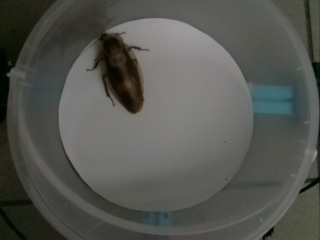
#> input picture screen-roach.png, 320 x 240 px, given in place of the camera
$ python roach_follow.py   (Python 2 division)
#> lines starting #> are read from the running program, lines starting #| are printed output that depends on the picture; after the words box and inside, x2 and y2 are one past the last pixel; in counts of white or black regions, pixels touching at a corner belong together
#> further down, frame is the input picture: shape (240, 320, 3); mean B, G, R 81.2, 86.2, 84.6
#!/usr/bin/python
# -*- coding: utf-8 -*-

'''
find and follow by roach

For usage:
sudo apt-get install libopencv-dev python-opencv
sudo modprobe bcm2835-v4l2

http://robocraft.ru
'''

import cv2
import sys
import serial
SERIAL_PORT = '/dev/ttyUSB0' #'COM1'
SERIAL_SPEED = 57600


def find_roach(img):
    gray = cv2.cvtColor(img, cv2.COLOR_BGR2GRAY)

    blockSize = 109
    C = 53

    x1 = 55
    y1 = 16
    x2 = 258
    y2 = 219

    #print("blockSize: {0} C: {1}".format(blockSize, C))
    bina = cv2.adaptiveThreshold(gray, 255, cv2.ADAPTIVE_THRESH_MEAN_C, cv2.THRESH_BINARY_INV, blockSize, C)
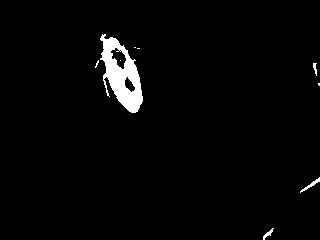
#> bina: shape (240, 320); 2.5% white; 9 white regions (5 under 20 px), largest, box (x1, y1, x2, y2) and area: (100, 34, 143, 113) 1719, (300, 177, 320, 193) 68, (263, 228, 274, 240) 44, (313, 63, 317, 76) 31
    #cv2.imshow('roacha', bina)

    roi = bina[y1:y2, x1:x2]
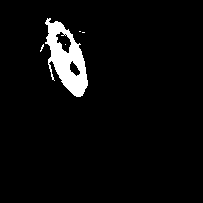
#> roi: shape (203, 203); 4.2% white; 5 white regions (4 under 20 px)
    #cv2.imshow('roach', roi)
    #cv2.imwrite("roach.png", roi)

    #roi2 = img[y1:y2, x1:x2]

    contours, hierarchy = cv2.findContours(roi, cv2.RETR_LIST, cv2.CHAIN_APPROX_SIMPLE)
#> contours = 8 contours, 5 with area under 20; largest, box (x1, y1, x2, y2) and area: (45, 18, 88, 97) 1854, (55, 31, 72, 54) 196, (69, 60, 81, 77) 98

    center_x = -1
    center_y = -1

    if len(contours) > 0:
        # Choose largest contour
        best = 0
        maxsize = 0
        count = 0
        for cnt in contours:
            if cv2.contourArea(cnt) > maxsize :
                maxsize = cv2.contourArea(cnt)
                best = count
            count = count + 1
#> this loop made 8 passes
#> maxsize on passes 1, 6, 8: 98, 196.5, 1853.5
#> cnt on passes 2, 4, 5, 7: [[65, 44]], [[64, 34], [65, 33], [66, 34], [65, 35]], [[82, 32], [84, 32]], [[79, 31], [80, 31]]
#> after the loop, best = 7; count = 8; maxsize = 1853.5
        x,y,w,h = cv2.boundingRect(contours[best])
#> x = 45; y = 18; w = 43; h = 79
        center_x = x+w/2
#> center_x = 66
        center_y = y+h/2
#> center_y = 57

        #cv2.rectangle(roi2, (x,y), (x+w,y+h), (0,255,0), 2)
        #cv2.circle(roi2, (center_x, center_y), 2, (0, 255, 0), -1)

    #cv2.imshow('roi2', roi2)

    return (center_x, center_y)

if __name__ == '__main__':
    print __doc__

    try:
        ser = serial.Serial(SERIAL_PORT, SERIAL_SPEED)
    except Exception as detail:
        print("ERROR: Open Serial!")
        print(detail)
        sys.exit(1)

    try:
        cap = cv2.VideoCapture(0)
    except Exception as detail:
        print("ERROR: Camera initialization failed!")
        print(detail)
        sys.exit(1)

    cap.set(3, 320)
    cap.set(4, 240)
    #img = cv2.imread("screen-roach.png")

    prev_x = -1
    prev_y = -1

    while True:
        ret, frame = cap.read()
        #cv2.imwrite("frame.png", frame)
        x,y = find_roach(frame)
#> x = 66; y = 57
        print("x: {0} y: {1}".format(x, y))
#| x: 66 y: 57
        if x != -1 and y != -1:
            if prev_x == -1 and prev_y == -1:
                prev_x = x
#> prev_x = 66
                prev_y = y
#> prev_y = 57
            if abs(prev_x - x) > 2 or abs(prev_y - y) > 2 :
                if x > prev_x :
                    print("left")
                    ser.write("a")
                elif prev_x > x :
                    print("right")
                    ser.write("d")
                if y > prev_y :
                    print("back")
                    ser.write("s")
                elif prev_y > y:
                    print("forward")
                    ser.write("w")
            else:
                print("stop")
                ser.write(" ")
            prev_x = x
            prev_y = y

        ch = cv2.waitKey(150)
#> (key Esc is pressed here)
        if ch == 27:
            break

    ser.close()
    cap.release()
    #cv2.destroyAllWindows()
